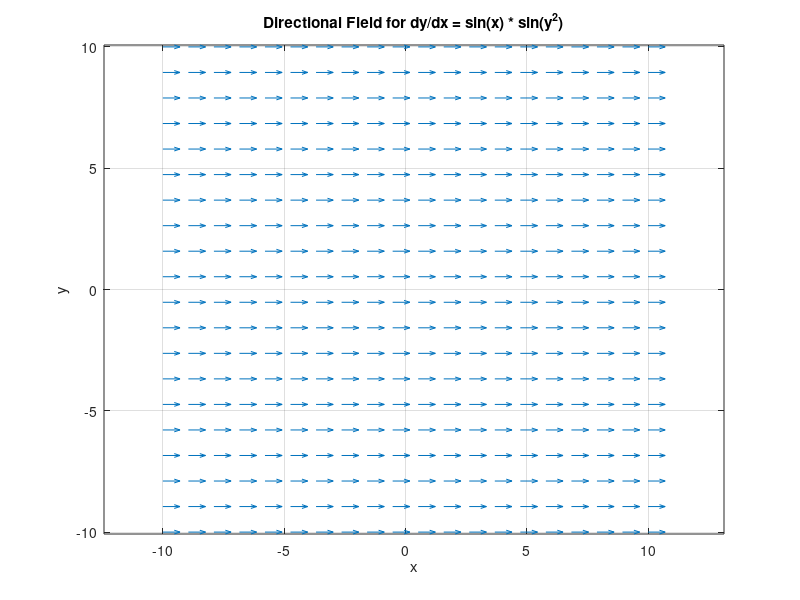

Reproduce this figure in MATLAB.
% Define the differential equation dy/dx = sin(x) * sin(y^2)
f = @(x, y) sin(x) * y * sin(y^2);  % Updated function dy/dx = sin(x) * sin(y^2)

% Set the domain for the directional field
xrange = linspace(-10, 10, 20);  % 20 points from -10 to 10
yrange = linspace(-10, 10, 20);

% Create a grid of x and y values
[X, Y] = meshgrid(xrange, yrange);

% Compute the slope at each grid point
U = ones(size(X));  % Unit length for the x-component of the arrow
V = f(X, Y);        % Compute the y-component based on the differential equation

% Normalize the arrows for uniform arrow size
N = sqrt(U.^2 + V.^2);  % Magnitude of each vector
U = U ./ N;  % Normalize x-component
V = V ./ N;  % Normalize y-component

% Plot the directional field using the quiver function
quiver(X, Y, U, V, 0.5);  % Arrow scaling factor to avoid overlap
axis tight;
axis equal;
xlabel('x');
ylabel('y');
title('Directional Field for dy/dx = sin(x) * sin(y^2)');

% Enhance display
grid on;  % Add a grid
